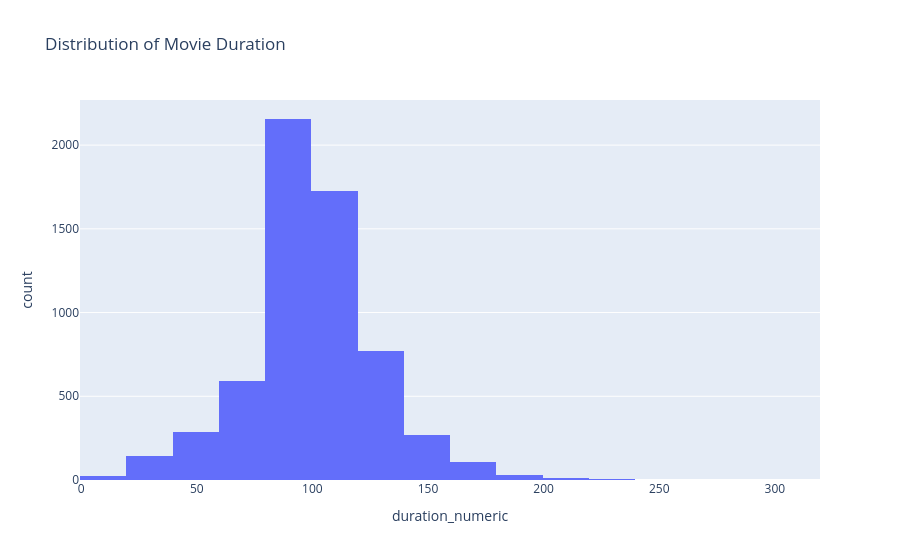

Source (notebook cell):
### Code cell
df_movies = df[df["type"] == "Movie"]

fig = px.histogram(
    df_movies,
    x="duration_numeric",
    nbins=30,
    title="Distribution of Movie Duration"
)

fig.show()

### Figure 1 — Plotly figure (JSON) as saved in the notebook; plotly's stock layout.template omitted (floating-point values rounded to 4 significant figures; data arrays with more than 128 entries replaced by an {"elided": "..."} marker saying what was removed)
{"data": [{"bingroup": "x", "hovertemplate": "duration_numeric=%{x}<br>count=%{y}<extra></extra>", "legendgroup": "", "marker": {"color": "#636efa", "pattern": {"shape": ""}}, "name": "", "nbinsx": 30, "orientation": "v", "showlegend": false, "type": "histogram", "x": {"elided": "6131 float values"}, "xaxis": "x", "yaxis": "y"}], "layout": {"barmode": "relative", "legend": {"tracegroupgap": 0}, "title": {"text": "Distribution of Movie Duration"}, "xaxis": {"anchor": "y", "domain": [0, 1], "title": {"text": "duration_numeric"}}, "yaxis": {"anchor": "x", "domain": [0, 1], "title": {"text": "count"}}}}
